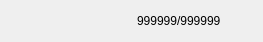
<?xml version="1.0" encoding="UTF-8"?>
<ui version="4.0">
 <class>BloodStrip</class>
 <widget class="QWidget" name="BloodStrip">
  <property name="geometry">
   <rect>
    <x>0</x>
    <y>0</y>
    <width>263</width>
    <height>42</height>
   </rect>
  </property>
  <property name="windowTitle">
   <string>Form</string>
  </property>
  <layout class="QHBoxLayout" name="horizontalLayout">
   <item>
    <widget class="QWidget" name="strip" native="true">
     <property name="minimumSize">
      <size>
       <width>120</width>
       <height>20</height>
      </size>
     </property>
     <property name="maximumSize">
      <size>
       <width>120</width>
       <height>20</height>
      </size>
     </property>
    </widget>
   </item>
   <item>
    <widget class="QLabel" name="label">
     <property name="maximumSize">
      <size>
       <width>121</width>
       <height>19</height>
      </size>
     </property>
     <property name="text">
      <string>999999/999999</string>
     </property>
    </widget>
   </item>
  </layout>
 </widget>
 <resources/>
 <connections/>
</ui>
